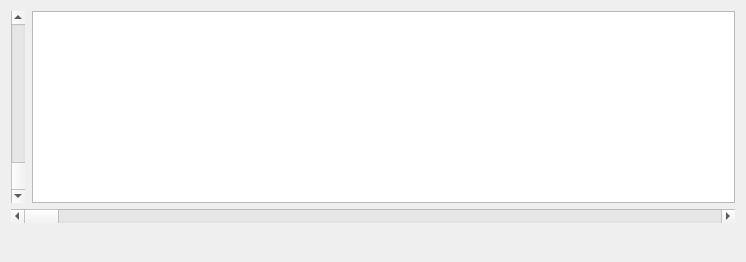
         <widget class="QFrame" name="center_frame_top">
          <property name="frameShape">
           <enum>QFrame::NoFrame</enum>
          </property>
          <property name="frameShadow">
           <enum>QFrame::Plain</enum>
          </property>
          <layout class="QVBoxLayout" name="verticalLayout_4">
           <item>
            <layout class="QHBoxLayout" name="horizontalLayout_13">
             <property name="spacing">
              <number>7</number>
             </property>
             <item>
              <widget class="QScrollBar" name="vertical_scrollBar1">
               <property name="cursor">
                <cursorShape>SizeVerCursor</cursorShape>
               </property>
               <property name="value">
                <number>0</number>
               </property>
               <property name="orientation">
                <enum>Qt::Vertical</enum>
               </property>
               <property name="invertedAppearance">
                <bool>true</bool>
               </property>
              </widget>
             </item>
             <item>
              <widget class="QGraphicsView" name="graphics_view1">
               <property name="toolTip">
                <string>&lt;html&gt;&lt;head/&gt;&lt;body&gt;&lt;p&gt;click on a signal to activat&lt;/p&gt;&lt;p&gt;douple click for deactivate all signals&lt;/p&gt;&lt;/body&gt;&lt;/html&gt;</string>
               </property>
               <property name="styleSheet">
                <string notr="true"/>
               </property>
              </widget>
             </item>
            </layout>
           </item>
           <item>
            <widget class="QScrollBar" name="horizontal_scrollBar1">
             <property name="cursor">
              <cursorShape>SizeHorCursor</cursorShape>
             </property>
             <property name="styleSheet">
              <string notr="true"/>
             </property>
             <property name="maximum">
              <number>200</number>
             </property>
             <property name="orientation">
              <enum>Qt::Horizontal</enum>
             </property>
            </widget>
           </item>
           <item>
            <layout class="QHBoxLayout" name="group_buttons1">
             <property name="leftMargin">
              <number>175</number>
             </property>
             <property name="topMargin">
              <number>8</number>
             </property>
             <property name="rightMargin">
              <number>175</number>
             </property>
             <property name="bottomMargin">
              <number>0</number>
             </property>
             <item>
              <widget class="QPushButton" name="replay_btn1">
               <property name="cursor">
                <cursorShape>PointingHandCursor</cursorShape>
               </property>
               <property name="toolTip">
                <string>&lt;html&gt;&lt;head/&gt;&lt;body&gt;&lt;p&gt;Replay activate siganls&lt;/p&gt;&lt;/body&gt;&lt;/html&gt;</string>
               </property>
               <property name="styleSheet">
                <string notr="true">background-color: rgba(255, 255, 255, 0);
border:none;</string>
               </property>
               <property name="text">
                <string/>
               </property>
               <property name="icon">
                <iconset resource="res.qrc">
                 <normaloff>:/icons/icons/rewind.svg</normaloff>:/icons/icons/rewind.svg</iconset>
               </property>
               <property name="iconSize">
                <size>
                 <width>25</width>
                 <height>25</height>
                </size>
               </property>
               <property name="shortcut">
                <string>Ctrl+R</string>
               </property>
              </widget>
             </item>
             <item>
              <widget class="QPushButton" name="play_pause_btn1">
               <property name="cursor">
                <cursorShape>PointingHandCursor</cursorShape>
               </property>
               <property name="styleSheet">
                <string notr="true">background-color: rgba(255, 255, 255, 0);
border:none;
color: #0d6efd</string>
               </property>
               <property name="text">
                <string/>
               </property>
               <property name="icon">
                <iconset resource="res.qrc">
                 <normaloff>:/icons/icons/play.svg</normaloff>:/icons/icons/play.svg</iconset>
               </property>
               <property name="iconSize">
                <size>
                 <width>22</width>
                 <height>22</height>
                </size>
               </property>
               <property name="shortcut">
                <string>Space</string>
               </property>
              </widget>
             </item>
             <item>
              <widget class="QPushButton" name="stop_btn1">
               <property name="cursor">
                <cursorShape>PointingHandCursor</cursorShape>
               </property>
               <property name="toolTip">
                <string>&lt;html&gt;&lt;head/&gt;&lt;body&gt;&lt;p&gt;stop activate signals&lt;/p&gt;&lt;/body&gt;&lt;/html&gt;</string>
               </property>
               <property name="styleSheet">
                <string notr="true">background-color: rgba(255, 255, 255, 0);
border:none;</string>
               </property>
               <property name="text">
                <string/>
               </property>
               <property name="icon">
                <iconset resource="res.qrc">
                 <normaloff>:/icons/icons/stop-button.png</normaloff>:/icons/icons/stop-button.png</iconset>
               </property>
               <property name="iconSize">
                <size>
                 <width>25</width>
                 <height>25</height>
                </size>
               </property>
               <property name="shortcut">
                <string>Ctrl+S</string>
               </property>
              </widget>
             </item>
             <item>
              <widget class="QPushButton" name="reset_view_btn1">
               <property name="cursor">
                <cursorShape>PointingHandCursor</cursorShape>
               </property>
               <property name="toolTip">
                <string>&lt;html&gt;&lt;head/&gt;&lt;body&gt;&lt;p&gt;Back to orignial view&lt;/p&gt;&lt;/body&gt;&lt;/html&gt;</string>
               </property>
               <property name="styleSheet">
                <string notr="true">background-color: rgba(255, 255, 255, 0);
border:none;</string>
               </property>
               <property name="text">
                <string/>
               </property>
               <property name="icon">
                <iconset resource="res.qrc">
                 <normaloff>:/icons/icons/arrow-up-right-and-arrow-down-left-from-center.svg</normaloff>:/icons/icons/arrow-up-right-and-arrow-down-left-from-center.svg</iconset>
               </property>
               <property name="iconSize">
                <size>
                 <width>25</width>
                 <height>25</height>
                </size>
               </property>
              </widget>
             </item>
             <item>
              <widget class="QPushButton" name="hide_btn1">
               <property name="cursor">
                <cursorShape>PointingHandCursor</cursorShape>
               </property>
               <property name="toolTip">
                <string>&lt;html&gt;&lt;head/&gt;&lt;body&gt;&lt;p&gt;hide &amp;amp; show activate signal&lt;/p&gt;&lt;/body&gt;&lt;/html&gt;</string>
               </property>
               <property name="styleSheet">
                <string notr="true">background-color: rgba(255, 255, 255, 0);
border:none;</string>
               </property>
               <property name="text">
                <string/>
               </property>
               <property name="icon">
                <iconset resource="res.qrc">
                 <normaloff>:/icons/icons/eye.svg</normaloff>:/icons/icons/eye.svg</iconset>
               </property>
               <property name="iconSize">
                <size>
                 <width>25</width>
                 <height>25</height>
                </size>
               </property>
               <property name="shortcut">
                <string>Ctrl+H</string>
               </property>
              </widget>
             </item>
             <item>
              <widget class="QPushButton" name="move_down_btn">
               <property name="cursor">
                <cursorShape>PointingHandCursor</cursorShape>
               </property>
               <property name="toolTip">
                <string>&lt;html&gt;&lt;head/&gt;&lt;body&gt;&lt;p&gt;Move down activate signals &lt;/p&gt;&lt;p&gt;&lt;br/&gt;&lt;/p&gt;&lt;/body&gt;&lt;/html&gt;</string>
               </property>
               <property name="styleSheet">
                <string notr="true">background-color: rgba(255, 255, 255, 0);
border:none;</string>
               </property>
               <property name="text">
                <string/>
               </property>
               <property name="icon">
                <iconset resource="res.qrc">
                 <normaloff>:/icons/icons/down.svg</normaloff>:/icons/icons/down.svg</iconset>
               </property>
               <property name="iconSize">
                <size>
                 <width>25</width>
                 <height>25</height>
                </size>
               </property>
               <property name="shortcut">
                <string>Ctrl+Down</string>
               </property>
              </widget>
             </item>
             <item>
              <widget class="QPushButton" name="zoom_in_btn1">
               <property name="cursor">
                <cursorShape>PointingHandCursor</cursorShape>
               </property>
               <property name="styleSheet">
                <string notr="true">background-color: rgba(255, 255, 255, 0);
border:none;</string>
               </property>
               <property name="text">
                <string/>
               </property>
               <property name="icon">
                <iconset resource="res.qrc">
                 <normaloff>:/icons/icons/zoom-in (1).png</normaloff>:/icons/icons/zoom-in (1).png</iconset>
               </property>
               <property name="iconSize">
                <size>
                 <width>25</width>
                 <height>25</height>
                </size>
               </property>
              </widget>
             </item>
             <item>
              <widget class="QPushButton" name="zoom_out_btn1">
               <property name="cursor">
                <cursorShape>PointingHandCursor</cursorShape>
               </property>
               <property name="styleSheet">
                <string notr="true">background-color: rgba(255, 255, 255, 0);
border:none;</string>
               </property>
               <property name="text">
                <string/>
               </property>
               <property name="icon">
                <iconset resource="res.qrc">
                 <normaloff>:/icons/icons/magnifying-glass.png</normaloff>:/icons/icons/magnifying-glass.png</iconset>
               </property>
               <property name="iconSize">
                <size>
                 <width>25</width>
                 <height>25</height>
                </size>
               </property>
              </widget>
             </item>
             <item>
              <widget class="QPushButton" name="clear_btn1">
               <property name="cursor">
                <cursorShape>PointingHandCursor</cursorShape>
               </property>
               <property name="toolTip">
                <string>&lt;html&gt;&lt;head/&gt;&lt;body&gt;&lt;p&gt;Clear all siganls&lt;/p&gt;&lt;/body&gt;&lt;/html&gt;</string>
               </property>
               <property name="styleSheet">
                <string notr="true">background-color: rgba(255, 255, 255, 0);
border:none;</string>
               </property>
               <property name="text">
                <string/>
               </property>
               <property name="icon">
                <iconset resource="res.qrc">
                 <normaloff>:/icons/icons/trash.svg</normaloff>:/icons/icons/trash.svg</iconset>
               </property>
               <property name="iconSize">
                <size>
                 <width>25</width>
                 <height>25</height>
                </size>
               </property>
              </widget>
             </item>
             <item>
              <widget class="QPushButton" name="snapshot_btn1">
               <property name="cursor">
                <cursorShape>PointingHandCursor</cursorShape>
               </property>
               <property name="toolTip">
                <string>&lt;html&gt;&lt;head/&gt;&lt;body&gt;&lt;p&gt;Take a snapshot&lt;/p&gt;&lt;/body&gt;&lt;/html&gt;</string>
               </property>
               <property name="styleSheet">
                <string notr="true">background-color: rgba(255, 255, 255, 0);
border:none;
</string>
               </property>
               <property name="text">
                <string/>
               </property>
               <property name="icon">
                <iconset resource="res.qrc">
                 <normaloff>:/icons/icons/camera-viewfinder.svg</normaloff>:/icons/icons/camera-viewfinder.svg</iconset>
               </property>
               <property name="iconSize">
                <size>
                 <width>25</width>
                 <height>25</height>
                </size>
               </property>
              </widget>
             </item>
            </layout>
           </item>
          </layout>
         </widget>
